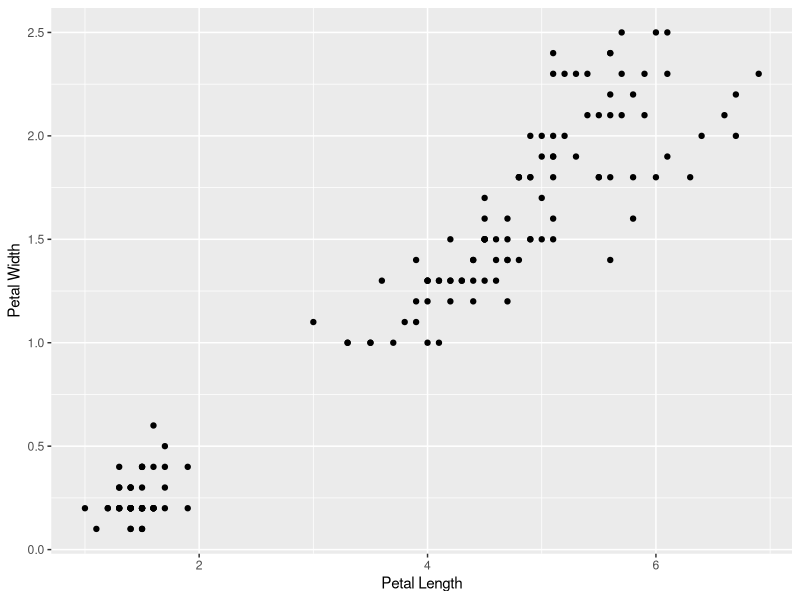

The R script that drew this image:
## ---- chunk 1
knitr::opts_chunk$set(echo = TRUE)
## ---- chunk 2
library(tidyverse)

ggplot(iris, aes(x = Petal.Length, y = Petal.Width))+
  geom_point()+
  xlab("Petal Length")+
  ylab("Petal Width")

